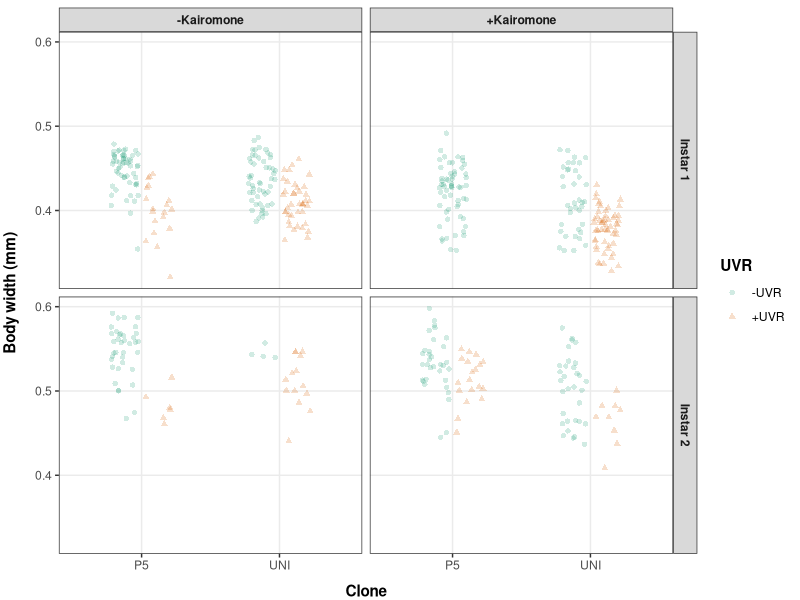

The R source for this figure:
library(tidyverse)
library(patchwork)

data <- read_csv("data/Data_Experiment_Direct effect on Daphnia.csv")

fig_s2 <- data %>% 
  select(Clone, Body_width, Kairomone, UVR, Instar) %>% 
  drop_na() %>% 
  ggplot() +
  geom_jitter(mapping = aes(x = Clone, y = Body_width, colour = UVR, shape = UVR), 
              position = position_jitterdodge(jitter.width = 0.2, dodge.width = 0.5, jitter.height = 0), 
              alpha = 0.2) +
  scale_color_brewer(palette = "Dark2") +
  facet_grid(Instar ~ Kairomone) +
  labs(x = "Clone", 
       y = "Body width (mm)") +
  theme_bw() +
  theme(axis.title = element_text(face = "bold"),
        legend.title = element_text(face = "bold"),
        strip.text = element_text(face = "bold"),
        panel.grid.minor = element_blank(),
        axis.title.x = element_text(vjust = -1),
        axis.title.y = element_text(vjust = 4),
        plot.margin = margin(b = 5.5, l = 11, t = 5.5, r = 5.5))

ggsave("figures/figure_s2.png", fig_s2, width = 5.25, height = 3.5, units = "in", dpi = 600, type = "cairo-png")
